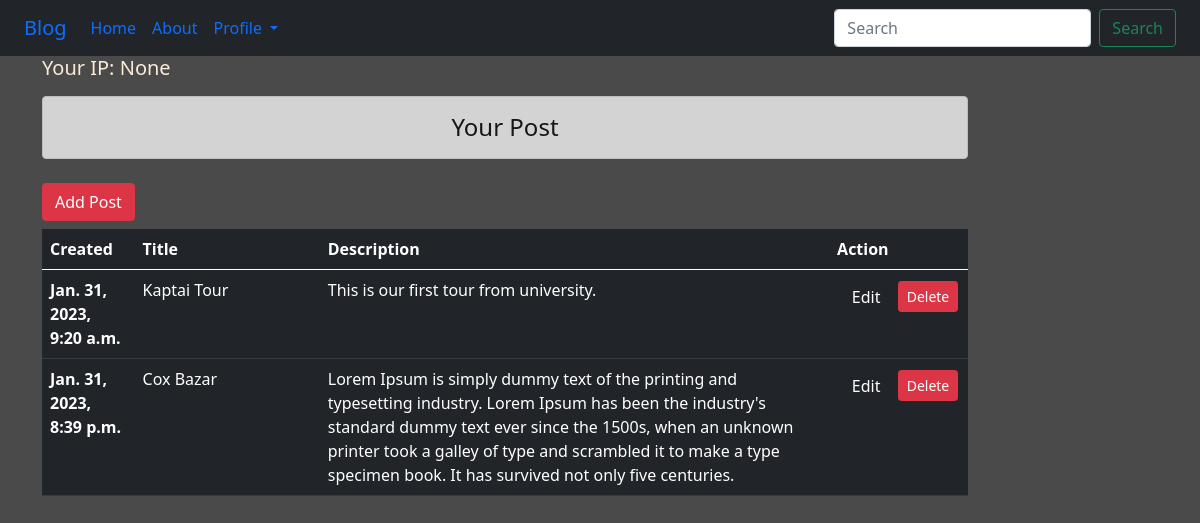
Page /miniblog/dashboard/ (signed in) on the committed database.
### miniblog/models.py (models this page shows)
class BlogPost(models.Model):
    title = models.CharField(max_length=70)
    des = models.TextField(null=True, blank=True)
    updated = models.DateTimeField(auto_now=True)
    created = models.DateTimeField(auto_now_add=True)
    class Meta:
        ordering = ['-updated', '-created']

### miniblog/views.py (the view)
# urls.py: path('dashboard/', views.dashboard, name='dashboard'),
def dashboard(request):
    if request.user.is_authenticated:
        posts = BlogPost.objects.all()
        ip = request.session.get('ip', 0)
        context = {
            'posts': posts,
            'ip': ip,
        }
        return render(request, 'miniblog/dashboard.html', context)
    else:
        return HttpResponseRedirect('/miniblog/signin/')

### miniblog/templates/miniblog/dashboard.html (shortened to what this page needs)
{% extends 'miniblog/base.html' %}
{% load static %}
{% block content %}
<div class="col-sm-10">
  <h5>Your IP: {{ip}}</h5>
    <h4 class="text-center alert alert-dark mt-3">Your Post</h4>
    <a href="{% url 'addpost' %}" class="btn btn-danger my-2">Add Post</a>
    {% if posts %}
    <table class="table table-dark">
        <thead>
          <tr>
            <th scope="col" style="width:10%" >Created</th>
            <th scope="col" style="width:20%" >Title</th>
            <th scope="col" style="width:55%" >Description</th>
            <th scope="col" style="width:20%" >Action</th>
          </tr>
        </thead>
        <tbody class="table-group-divider">
        {% for post in posts %}
          <tr>
            <th scope="row">{{post.created}}</th>
            <td>{{post.title}}</td>
            <td>{{post.des}}</td>
            <td class="text-center" >
                <a href="{% url 'updatepost' post.id %}" class="btn btn-dark">Edit</a>
                {% if perms.minibog.delete_blogpost %}
                <form action="{% url 'deletepost' post.id %}" method="POST" class="d-inline">
                    <input type="submit" value="Delete" class="btn btn-danger btn-sm">
                </form>
                {% endif %}
            </td>
          </tr>
          {% endfor %}
        </tbody>
      </table>
    {% else %}
    <p class="alert alert-danger">No Post To Show</p>
    {% endif %}
</div>
{% endblock content %}

### miniblog/templates/miniblog/base.html (shortened to what this page needs)
<!DOCTYPE html>
{% load static %}
<html lang="en">
<head>
    <link rel="stylesheet" href="{% static 'miniblog/css/bootstrap.css' %}">
    <link rel="stylesheet" href="{% static 'miniblog/css/all.min.css' %}">
    <link rel="stylesheet" href="{% static 'miniblog/css/base.css' %}">
</head>
<body>
    <div class="container-fluid bg-dark">
        {% include 'miniblog/navbar.html' %}
    </div>
    <div class="container">
        <div class="row">
            {% block content %}
            {% endblock content %}
        </div>
    </div>
</body>
</html>

### miniblog/templates/miniblog/navbar.html (shortened to what this page needs)
{% load static %}
<nav class="navbar navbar-expand-lg bg-body-tertiary">
    <div class="container-fluid">
      <a class="navbar-brand" href="/">Blog</a>
      <div class="collapse navbar-collapse" id="navbarSupportedContent">
        <ul class="navbar-nav me-auto mb-2 mb-lg-0">
          <li class="nav-item">
            <a class="nav-link active" aria-current="page" href="/">Home</a>
          </li>
          <li class="nav-item">
            <a class="nav-link" href="{% url 'about' %}">About</a>
          </li>
          <li class="nav-item dropdown">
            <a class="nav-link dropdown-toggle" href="#" role="button" data-bs-toggle="dropdown" aria-expanded="false">
              Profile
            </a>
          </li>
        </ul>
        <form class="d-flex" role="search">
          <input class="form-control me-2" type="search" placeholder="Search" aria-label="Search">
          <button class="btn btn-outline-success" type="submit">Search</button>
        </form>
      </div>
    </div>
  </nav>

### miniblog/static/miniblog/css/base.css (style rules this page uses)
html, body { background-color: rgb(75, 74, 74); color: antiquewhite; height: 100%; }

### rows in the picture
BlogPost: created "Jan. 31, 2023, 9:20 a.m.", title "Kaptai Tour", des "This is our first tour from university."
BlogPost: created "Jan. 31, 2023, 8:39 p.m.", title "Cox Bazar", des "Lorem Ipsum is simply dummy text of the printing and typesetting industry. Lorem Ipsum has been the industry's standard dummy text ever since the 1500s, when an unknown printer took a galley of type and scrambled it to make a type specimen book. It has survived not only five centuries."

### other values in the picture
{{ ip }} "None"
